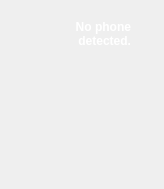
       <widget class="QWidget" name="widget_3" native="true">
        <property name="sizePolicy">
         <sizepolicy hsizetype="Fixed" vsizetype="Fixed">
          <horstretch>0</horstretch>
          <verstretch>0</verstretch>
         </sizepolicy>
        </property>
        <property name="minimumSize">
         <size>
          <width>160</width>
          <height>180</height>
         </size>
        </property>
        <widget class="QLabel" name="pic">
         <property name="geometry">
          <rect>
           <x>20</x>
           <y>0</y>
           <width>135</width>
           <height>180</height>
          </rect>
         </property>
         <property name="sizePolicy">
          <sizepolicy hsizetype="MinimumExpanding" vsizetype="Fixed">
           <horstretch>0</horstretch>
           <verstretch>0</verstretch>
          </sizepolicy>
         </property>
         <property name="minimumSize">
          <size>
           <width>135</width>
           <height>180</height>
          </size>
         </property>
         <property name="maximumSize">
          <size>
           <width>87</width>
           <height>128</height>
          </size>
         </property>
         <property name="text">
          <string/>
         </property>
         <property name="pixmap">
          <pixmap>images/phone_notfound.png</pixmap>
         </property>
         <property name="scaledContents">
          <bool>true</bool>
         </property>
         <property name="alignment">
          <set>Qt::AlignCenter</set>
         </property>
         <property name="wordWrap">
          <bool>false</bool>
         </property>
        </widget>
        <widget class="QLabel" name="spinner_pic">
         <property name="geometry">
          <rect>
           <x>50</x>
           <y>90</y>
           <width>71</width>
           <height>71</height>
          </rect>
         </property>
         <property name="sizePolicy">
          <sizepolicy hsizetype="Fixed" vsizetype="Fixed">
           <horstretch>0</horstretch>
           <verstretch>0</verstretch>
          </sizepolicy>
         </property>
         <property name="text">
          <string/>
         </property>
         <property name="pixmap">
          <pixmap>images/phone_loading.png</pixmap>
         </property>
         <property name="scaledContents">
          <bool>true</bool>
         </property>
         <property name="alignment">
          <set>Qt::AlignCenter</set>
         </property>
        </widget>
        <widget class="QLabel" name="phoneInfoTextbox">
         <property name="geometry">
          <rect>
           <x>40</x>
           <y>20</y>
           <width>91</width>
           <height>141</height>
          </rect>
         </property>
         <property name="sizePolicy">
          <sizepolicy hsizetype="MinimumExpanding" vsizetype="Expanding">
           <horstretch>0</horstretch>
           <verstretch>0</verstretch>
          </sizepolicy>
         </property>
         <property name="styleSheet">
          <string notr="true">/*-----QLabel-----*/
QLabel
{
	background-color: transparent;
	color: #ffffff;
	font-weight: bold;

}


QLabel::disabled
{
	background-color: transparent;
	color: #898988;

}
</string>
         </property>
         <property name="text">
          <string>No phone detected.</string>
         </property>
         <property name="alignment">
          <set>Qt::AlignRight|Qt::AlignTop|Qt::AlignTrailing</set>
         </property>
         <property name="wordWrap">
          <bool>true</bool>
         </property>
        </widget>
        <zorder>pic</zorder>
        <zorder>phoneInfoTextbox</zorder>
        <zorder>spinner_pic</zorder>
       </widget>
